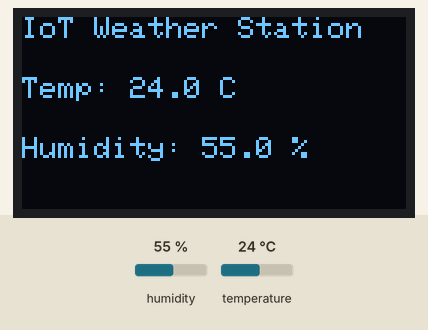
A sketch run on a simulated ESP32. Parts: 128×64 one-colour display. The test bench sets the inputs (shaded band); at power-on: humidity 55 %, temperature 24 °C. WiFi joins after 1.5 s; servers stay silent unless stated; what the sketch prints to the serial monitor is not drawn.

Above: at 2.7 s.
2.8 s: humidity set to 22 %
At 4.8 s:
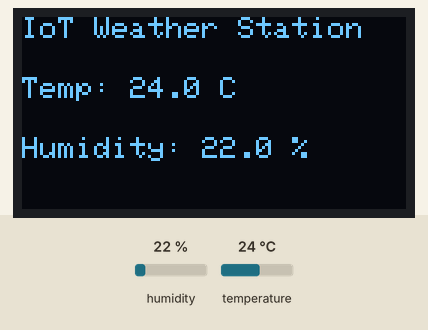
5.5 s: temperature set to 12 °C
At 6.4 s:
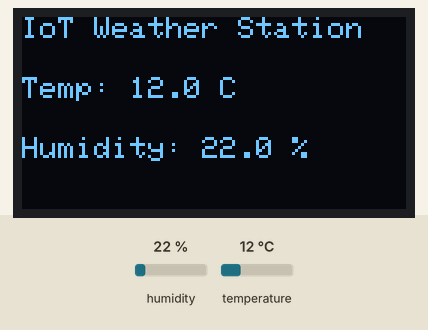
8.2 s: humidity set to 40 %
At 10.9 s:
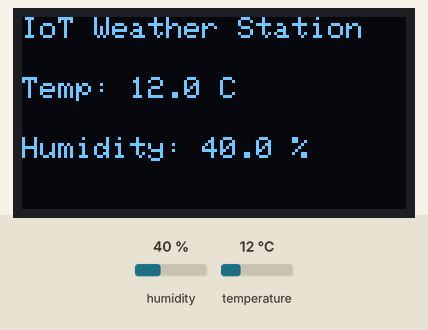
11.2 s: temperature set to 19 °C
Timing chart, 0 to 14.2 s (numbered marks = the images above; inputs shaded):
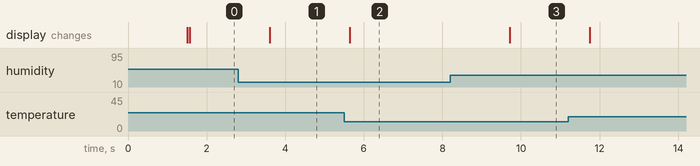

Measured:
- after the input at 2.8 s, the display: changes after 0.81 s (image 1)
- after the input at 5.5 s, the display: changes after 0.14 s (image 2)
- after the input at 8.2 s, the display: changes after 1.5 s (image 3)

The sketch:

weather_station.ino
```cpp
#include <WiFi.h>
#include <DHTesp.h>
#include <Adafruit_GFX.h>
#include <Adafruit_SSD1306.h>

#define SCREEN_WIDTH 128
#define SCREEN_HEIGHT 64
#define OLED_RESET -1

const char* ssid = "Wokwi-GUEST";
const char* password = "";

DHTesp dhtSensor;
Adafruit_SSD1306 display(SCREEN_WIDTH, SCREEN_HEIGHT, &Wire, OLED_RESET);

const int DHT_PIN = 15;

void setup() {
  Serial.begin(115200);

  WiFi.begin(ssid, password);

  Serial.print("Connecting to WiFi");
  while (WiFi.status() != WL_CONNECTED) {
    delay(500);
    Serial.print(".");
  }

  Serial.println("\nConnected!");

  dhtSensor.setup(DHT_PIN, DHTesp::DHT22);

  if(!display.begin(SSD1306_SWITCHCAPVCC, 0x3C)) {
    Serial.println("OLED allocation failed");
    for(;;);
  }

  display.clearDisplay();
  display.setTextSize(1);
  display.setTextColor(SSD1306_WHITE);
}

void loop() {
  TempAndHumidity data = dhtSensor.getTempAndHumidity();

  Serial.println("Temperature: " + String(data.temperature, 1) + " °C");
  Serial.println("Humidity: " + String(data.humidity, 1) + " %");
  Serial.println("---------------------");

  display.clearDisplay();

  display.setCursor(0, 0);
  display.println("IoT Weather Station");

  display.setCursor(0, 20);
  display.print("Temp: ");
  display.print(data.temperature, 1);
  display.println(" C");

  display.setCursor(0, 40);
  display.print("Humidity: ");
  display.print(data.humidity, 1);
  display.println(" %");

  display.display();

  delay(2000);
}
```
